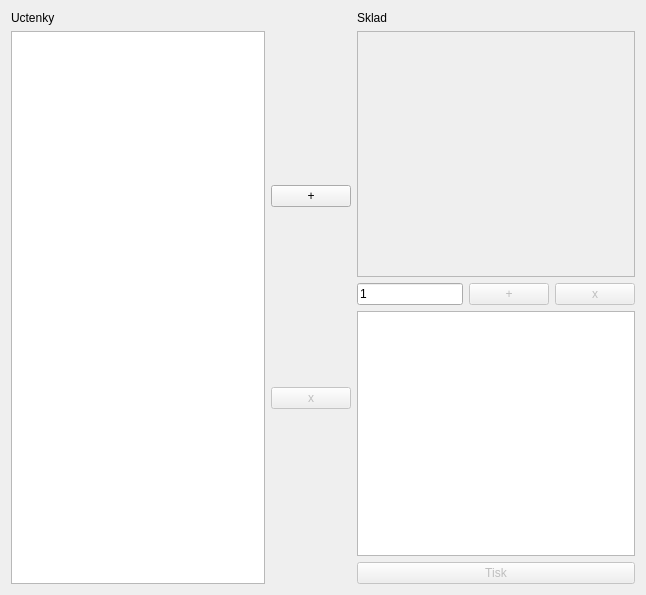
<?xml version="1.0" encoding="UTF-8"?>
<ui version="4.0">
 <class>bills_label</class>
 <widget class="QWidget" name="bills_label">
  <property name="geometry">
   <rect>
    <x>0</x>
    <y>0</y>
    <width>646</width>
    <height>595</height>
   </rect>
  </property>
  <property name="windowTitle">
   <string>Form</string>
  </property>
  <layout class="QGridLayout" name="gridLayout">
   <item row="0" column="1">
    <layout class="QVBoxLayout" name="verticalLayout_2">
     <item>
      <widget class="QPushButton" name="bills_add_button">
       <property name="text">
        <string>+</string>
       </property>
      </widget>
     </item>
     <item>
      <widget class="QPushButton" name="bills_delete_button">
       <property name="enabled">
        <bool>false</bool>
       </property>
       <property name="text">
        <string>x</string>
       </property>
      </widget>
     </item>
    </layout>
   </item>
   <item row="0" column="0">
    <layout class="QVBoxLayout" name="verticalLayout">
     <item>
      <layout class="QHBoxLayout" name="horizontalLayout">
       <item>
        <widget class="QLabel" name="label">
         <property name="text">
          <string>Uctenky</string>
         </property>
        </widget>
       </item>
      </layout>
     </item>
     <item>
      <widget class="QListWidget" name="bills_list"/>
     </item>
    </layout>
   </item>
   <item row="0" column="2">
    <layout class="QVBoxLayout" name="verticalLayout_3">
     <item>
      <widget class="QLabel" name="label_2">
       <property name="text">
        <string>Sklad</string>
       </property>
      </widget>
     </item>
     <item>
      <widget class="QListWidget" name="stock_list">
       <property name="enabled">
        <bool>false</bool>
       </property>
      </widget>
     </item>
     <item>
      <layout class="QHBoxLayout" name="horizontalLayout_2">
       <item>
        <widget class="QLineEdit" name="bill_item_count">
         <property name="text">
          <string>1</string>
         </property>
        </widget>
       </item>
       <item>
        <widget class="QPushButton" name="bill_add_item_button">
         <property name="enabled">
          <bool>false</bool>
         </property>
         <property name="text">
          <string>+</string>
         </property>
        </widget>
       </item>
       <item>
        <widget class="QPushButton" name="bill_remove_item_button">
         <property name="enabled">
          <bool>false</bool>
         </property>
         <property name="text">
          <string>x</string>
         </property>
        </widget>
       </item>
      </layout>
     </item>
     <item>
      <widget class="QListWidget" name="bill_items_list"/>
     </item>
     <item>
      <layout class="QHBoxLayout" name="horizontalLayout_3">
       <item>
        <widget class="QPushButton" name="bill_print_button">
         <property name="enabled">
          <bool>false</bool>
         </property>
         <property name="text">
          <string>Tisk</string>
         </property>
        </widget>
       </item>
      </layout>
     </item>
    </layout>
   </item>
  </layout>
 </widget>
 <resources/>
 <connections/>
</ui>
